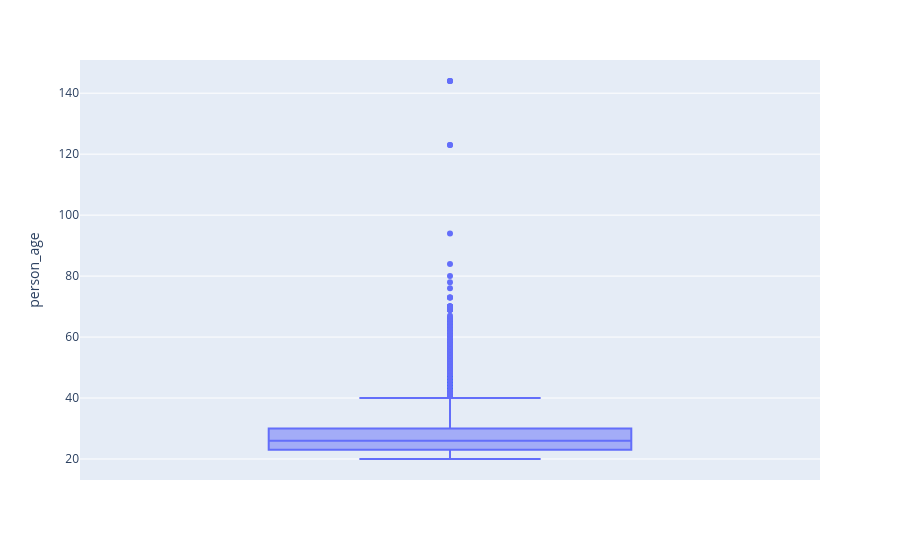

Notebook code for this chart:
### Markdown cell above
![image.png](attachment:15533181-7856-4e76-9bcf-7ffe60cf2f22.png)

### Code cell
# Outliers idade
grafico = px.box(base_credit_2, y = 'person_age')
grafico.show()

### Figure 1 — Plotly figure (JSON) as saved in the notebook; plotly's stock layout.template omitted (floating-point values rounded to 4 significant figures; data arrays with more than 128 entries replaced by an {"elided": "..."} marker saying what was removed)
{"data": [{"alignmentgroup": "True", "hovertemplate": "person_age=%{y}<extra></extra>", "legendgroup": "", "marker": {"color": "#636efa"}, "name": "", "notched": false, "offsetgroup": "", "orientation": "v", "showlegend": false, "type": "box", "x0": " ", "xaxis": "x", "y": {"elided": "32581 int values"}, "y0": " ", "yaxis": "y"}], "layout": {"autosize": true, "boxmode": "group", "legend": {"tracegroupgap": 0}, "margin": {"t": 60}, "xaxis": {"anchor": "y", "autorange": true, "domain": [0, 1], "range": [-0.5, 0.5], "type": "category"}, "yaxis": {"anchor": "x", "autorange": true, "domain": [0, 1], "range": [13.11, 150.9], "title": {"text": "person_age"}, "type": "linear"}}}
